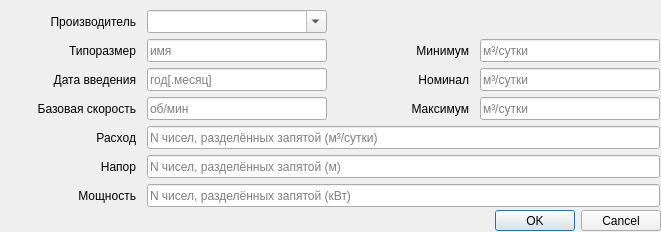
<?xml version="1.0" encoding="UTF-8"?>
<ui version="4.0">
 <class>dialogNewType</class>
 <widget class="QDialog" name="dialogNewType">
  <property name="geometry">
   <rect>
    <x>0</x>
    <y>0</y>
    <width>661</width>
    <height>232</height>
   </rect>
  </property>
  <property name="windowTitle">
   <string>Новый типоразмер</string>
  </property>
  <property name="modal">
   <bool>true</bool>
  </property>
  <widget class="QDialogButtonBox" name="buttonBox">
   <property name="geometry">
    <rect>
     <x>0</x>
     <y>210</y>
     <width>661</width>
     <height>21</height>
    </rect>
   </property>
   <property name="orientation">
    <enum>Qt::Horizontal</enum>
   </property>
   <property name="standardButtons">
    <set>QDialogButtonBox::Cancel|QDialogButtonBox::Ok</set>
   </property>
  </widget>
  <widget class="QWidget" name="gridLayoutWidget">
   <property name="geometry">
    <rect>
     <x>0</x>
     <y>10</y>
     <width>660</width>
     <height>199</height>
    </rect>
   </property>
   <layout class="QGridLayout" name="gridLayout">
    <item row="1" column="1">
     <widget class="QLineEdit" name="txtName">
      <property name="minimumSize">
       <size>
        <width>180</width>
        <height>0</height>
       </size>
      </property>
      <property name="maximumSize">
       <size>
        <width>180</width>
        <height>23</height>
       </size>
      </property>
      <property name="whatsThis">
       <string extracomment="Типоразмер"/>
      </property>
      <property name="placeholderText">
       <string>имя</string>
      </property>
     </widget>
    </item>
    <item row="3" column="1">
     <widget class="QLineEdit" name="txtRpm">
      <property name="minimumSize">
       <size>
        <width>100</width>
        <height>0</height>
       </size>
      </property>
      <property name="maximumSize">
       <size>
        <width>180</width>
        <height>23</height>
       </size>
      </property>
      <property name="whatsThis">
       <string extracomment="Базовая скорость"/>
      </property>
      <property name="placeholderText">
       <string>об/мин</string>
      </property>
     </widget>
    </item>
    <item row="3" column="0">
     <widget class="QLabel" name="lblRpm">
      <property name="minimumSize">
       <size>
        <width>120</width>
        <height>0</height>
       </size>
      </property>
      <property name="maximumSize">
       <size>
        <width>200</width>
        <height>23</height>
       </size>
      </property>
      <property name="text">
       <string>Базовая скорость</string>
      </property>
      <property name="alignment">
       <set>Qt::AlignRight|Qt::AlignTrailing|Qt::AlignVCenter</set>
      </property>
      <property name="indent">
       <number>5</number>
      </property>
     </widget>
    </item>
    <item row="2" column="3">
     <widget class="QLineEdit" name="txtNom">
      <property name="minimumSize">
       <size>
        <width>100</width>
        <height>0</height>
       </size>
      </property>
      <property name="maximumSize">
       <size>
        <width>180</width>
        <height>23</height>
       </size>
      </property>
      <property name="whatsThis">
       <string extracomment="Номинал"/>
      </property>
      <property name="placeholderText">
       <string>м³/сутки</string>
      </property>
     </widget>
    </item>
    <item row="2" column="0">
     <widget class="QLabel" name="label_3">
      <property name="minimumSize">
       <size>
        <width>120</width>
        <height>0</height>
       </size>
      </property>
      <property name="maximumSize">
       <size>
        <width>200</width>
        <height>23</height>
       </size>
      </property>
      <property name="text">
       <string>Дата введения</string>
      </property>
      <property name="alignment">
       <set>Qt::AlignRight|Qt::AlignTrailing|Qt::AlignVCenter</set>
      </property>
      <property name="indent">
       <number>5</number>
      </property>
     </widget>
    </item>
    <item row="1" column="3">
     <widget class="QLineEdit" name="txtMin">
      <property name="minimumSize">
       <size>
        <width>100</width>
        <height>0</height>
       </size>
      </property>
      <property name="maximumSize">
       <size>
        <width>180</width>
        <height>23</height>
       </size>
      </property>
      <property name="whatsThis">
       <string extracomment="Минимум"/>
      </property>
      <property name="placeholderText">
       <string>м³/сутки</string>
      </property>
     </widget>
    </item>
    <item row="0" column="0">
     <widget class="QLabel" name="lblProducer">
      <property name="minimumSize">
       <size>
        <width>120</width>
        <height>0</height>
       </size>
      </property>
      <property name="maximumSize">
       <size>
        <width>200</width>
        <height>23</height>
       </size>
      </property>
      <property name="text">
       <string>Производитель</string>
      </property>
      <property name="alignment">
       <set>Qt::AlignRight|Qt::AlignTrailing|Qt::AlignVCenter</set>
      </property>
      <property name="indent">
       <number>5</number>
      </property>
     </widget>
    </item>
    <item row="2" column="2">
     <widget class="QLabel" name="lblNom">
      <property name="minimumSize">
       <size>
        <width>120</width>
        <height>0</height>
       </size>
      </property>
      <property name="maximumSize">
       <size>
        <width>200</width>
        <height>23</height>
       </size>
      </property>
      <property name="text">
       <string>Номинал</string>
      </property>
      <property name="alignment">
       <set>Qt::AlignRight|Qt::AlignTrailing|Qt::AlignVCenter</set>
      </property>
      <property name="indent">
       <number>5</number>
      </property>
     </widget>
    </item>
    <item row="5" column="0">
     <widget class="QLabel" name="lblLifts">
      <property name="minimumSize">
       <size>
        <width>120</width>
        <height>0</height>
       </size>
      </property>
      <property name="maximumSize">
       <size>
        <width>200</width>
        <height>23</height>
       </size>
      </property>
      <property name="text">
       <string>Напор</string>
      </property>
      <property name="alignment">
       <set>Qt::AlignRight|Qt::AlignTrailing|Qt::AlignVCenter</set>
      </property>
      <property name="indent">
       <number>5</number>
      </property>
     </widget>
    </item>
    <item row="0" column="1">
     <widget class="QComboBox" name="cmbProducer">
      <property name="minimumSize">
       <size>
        <width>180</width>
        <height>0</height>
       </size>
      </property>
      <property name="maximumSize">
       <size>
        <width>180</width>
        <height>23</height>
       </size>
      </property>
      <property name="whatsThis">
       <string extracomment="Производитель"/>
      </property>
      <property name="editable">
       <bool>true</bool>
      </property>
     </widget>
    </item>
    <item row="1" column="0">
     <widget class="QLabel" name="lblName">
      <property name="minimumSize">
       <size>
        <width>120</width>
        <height>0</height>
       </size>
      </property>
      <property name="maximumSize">
       <size>
        <width>200</width>
        <height>23</height>
       </size>
      </property>
      <property name="text">
       <string>Типоразмер</string>
      </property>
      <property name="alignment">
       <set>Qt::AlignRight|Qt::AlignTrailing|Qt::AlignVCenter</set>
      </property>
      <property name="indent">
       <number>5</number>
      </property>
     </widget>
    </item>
    <item row="3" column="2">
     <widget class="QLabel" name="lblMax">
      <property name="minimumSize">
       <size>
        <width>120</width>
        <height>0</height>
       </size>
      </property>
      <property name="maximumSize">
       <size>
        <width>200</width>
        <height>23</height>
       </size>
      </property>
      <property name="text">
       <string>Максимум</string>
      </property>
      <property name="alignment">
       <set>Qt::AlignRight|Qt::AlignTrailing|Qt::AlignVCenter</set>
      </property>
      <property name="margin">
       <number>0</number>
      </property>
      <property name="indent">
       <number>5</number>
      </property>
     </widget>
    </item>
    <item row="1" column="2">
     <widget class="QLabel" name="lblMin">
      <property name="minimumSize">
       <size>
        <width>120</width>
        <height>0</height>
       </size>
      </property>
      <property name="maximumSize">
       <size>
        <width>200</width>
        <height>23</height>
       </size>
      </property>
      <property name="text">
       <string>Минимум</string>
      </property>
      <property name="alignment">
       <set>Qt::AlignRight|Qt::AlignTrailing|Qt::AlignVCenter</set>
      </property>
      <property name="indent">
       <number>5</number>
      </property>
     </widget>
    </item>
    <item row="2" column="1">
     <widget class="QLineEdit" name="txtDate">
      <property name="minimumSize">
       <size>
        <width>100</width>
        <height>0</height>
       </size>
      </property>
      <property name="maximumSize">
       <size>
        <width>180</width>
        <height>23</height>
       </size>
      </property>
      <property name="whatsThis">
       <string extracomment="Дата введения"/>
      </property>
      <property name="placeholderText">
       <string>год[.месяц]</string>
      </property>
     </widget>
    </item>
    <item row="3" column="3">
     <widget class="QLineEdit" name="txtMax">
      <property name="minimumSize">
       <size>
        <width>100</width>
        <height>0</height>
       </size>
      </property>
      <property name="maximumSize">
       <size>
        <width>180</width>
        <height>23</height>
       </size>
      </property>
      <property name="whatsThis">
       <string extracomment="Максимум"/>
      </property>
      <property name="placeholderText">
       <string>м³/сутки</string>
      </property>
     </widget>
    </item>
    <item row="4" column="0">
     <widget class="QLabel" name="lblFlows">
      <property name="minimumSize">
       <size>
        <width>120</width>
        <height>0</height>
       </size>
      </property>
      <property name="maximumSize">
       <size>
        <width>200</width>
        <height>23</height>
       </size>
      </property>
      <property name="text">
       <string>Расход</string>
      </property>
      <property name="alignment">
       <set>Qt::AlignRight|Qt::AlignTrailing|Qt::AlignVCenter</set>
      </property>
      <property name="indent">
       <number>5</number>
      </property>
     </widget>
    </item>
    <item row="6" column="0">
     <widget class="QLabel" name="lblPowers">
      <property name="minimumSize">
       <size>
        <width>120</width>
        <height>0</height>
       </size>
      </property>
      <property name="maximumSize">
       <size>
        <width>200</width>
        <height>23</height>
       </size>
      </property>
      <property name="text">
       <string>Мощность</string>
      </property>
      <property name="alignment">
       <set>Qt::AlignRight|Qt::AlignTrailing|Qt::AlignVCenter</set>
      </property>
      <property name="indent">
       <number>5</number>
      </property>
     </widget>
    </item>
    <item row="4" column="1" colspan="3">
     <widget class="QLineEdit" name="txtFlows">
      <property name="minimumSize">
       <size>
        <width>100</width>
        <height>0</height>
       </size>
      </property>
      <property name="maximumSize">
       <size>
        <width>800</width>
        <height>23</height>
       </size>
      </property>
      <property name="whatsThis">
       <string extracomment="Расход"/>
      </property>
      <property name="placeholderText">
       <string>N чисел, разделённых запятой (м³/сутки)</string>
      </property>
     </widget>
    </item>
    <item row="5" column="1" colspan="3">
     <widget class="QLineEdit" name="txtLifts">
      <property name="minimumSize">
       <size>
        <width>100</width>
        <height>0</height>
       </size>
      </property>
      <property name="maximumSize">
       <size>
        <width>800</width>
        <height>23</height>
       </size>
      </property>
      <property name="whatsThis">
       <string extracomment="Напор"/>
      </property>
      <property name="placeholderText">
       <string>N чисел, разделённых запятой (м)</string>
      </property>
     </widget>
    </item>
    <item row="6" column="1" colspan="3">
     <widget class="QLineEdit" name="txtPowers">
      <property name="minimumSize">
       <size>
        <width>100</width>
        <height>0</height>
       </size>
      </property>
      <property name="maximumSize">
       <size>
        <width>800</width>
        <height>23</height>
       </size>
      </property>
      <property name="whatsThis">
       <string extracomment="Мощность"/>
      </property>
      <property name="placeholderText">
       <string>N чисел, разделённых запятой (кВт)</string>
      </property>
     </widget>
    </item>
   </layout>
  </widget>
 </widget>
 <resources/>
 <connections>
  <connection>
   <sender>buttonBox</sender>
   <signal>accepted()</signal>
   <receiver>dialogNewType</receiver>
   <slot>accept()</slot>
   <hints>
    <hint type="sourcelabel">
     <x>248</x>
     <y>254</y>
    </hint>
    <hint type="destinationlabel">
     <x>157</x>
     <y>274</y>
    </hint>
   </hints>
  </connection>
  <connection>
   <sender>buttonBox</sender>
   <signal>rejected()</signal>
   <receiver>dialogNewType</receiver>
   <slot>reject()</slot>
   <hints>
    <hint type="sourcelabel">
     <x>316</x>
     <y>260</y>
    </hint>
    <hint type="destinationlabel">
     <x>286</x>
     <y>274</y>
    </hint>
   </hints>
  </connection>
 </connections>
</ui>
